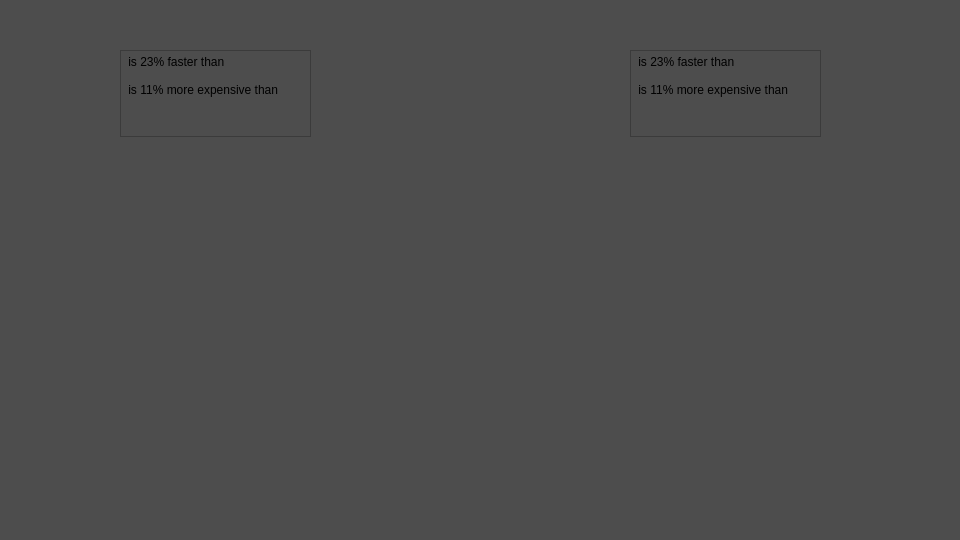
<?xml version="1.0" encoding="UTF-8"?>
<ui version="4.0">
 <class>MainWindow</class>
 <widget class="QMainWindow" name="MainWindow">
  <property name="geometry">
   <rect>
    <x>0</x>
    <y>0</y>
    <width>960</width>
    <height>540</height>
   </rect>
  </property>
  <property name="minimumSize">
   <size>
    <width>960</width>
    <height>540</height>
   </size>
  </property>
  <property name="maximumSize">
   <size>
    <width>960</width>
    <height>540</height>
   </size>
  </property>
  <property name="windowTitle">
   <string>MainWindow</string>
  </property>
  <property name="styleSheet">
   <string notr="true">background-color: rgb(77, 77, 77);</string>
  </property>
  <widget class="QWidget" name="centralwidget">
   <widget class="QPlainTextEdit" name="plainTextEdit">
    <property name="geometry">
     <rect>
      <x>120</x>
      <y>50</y>
      <width>191</width>
      <height>87</height>
     </rect>
    </property>
    <property name="frameShadow">
     <enum>QFrame::Plain</enum>
    </property>
    <property name="plainText">
     <string>&lt;CPU NAME&gt; is 23% faster than &lt;CPU NAME&gt;

&lt;CPU NAME&gt; is 11% more expensive than  &lt;CPU NAME&gt;</string>
    </property>
   </widget>
   <widget class="QPlainTextEdit" name="plainTextEdit_2">
    <property name="geometry">
     <rect>
      <x>630</x>
      <y>50</y>
      <width>191</width>
      <height>87</height>
     </rect>
    </property>
    <property name="frameShadow">
     <enum>QFrame::Plain</enum>
    </property>
    <property name="plainText">
     <string>&lt;CPU NAME&gt; is 23% faster than &lt;CPU NAME&gt;

&lt;CPU NAME&gt; is 11% more expensive than  &lt;CPU NAME&gt;</string>
    </property>
   </widget>
   <widget class="QLabel" name="label">
    <property name="geometry">
     <rect>
      <x>110</x>
      <y>200</y>
      <width>201</width>
      <height>251</height>
     </rect>
    </property>
    <property name="text">
     <string/>
    </property>
    <property name="pixmap">
     <pixmap>images/ryzen53600.jpg</pixmap>
    </property>
   </widget>
   <widget class="QLabel" name="label_2">
    <property name="geometry">
     <rect>
      <x>630</x>
      <y>225</y>
      <width>211</width>
      <height>231</height>
     </rect>
    </property>
    <property name="text">
     <string/>
    </property>
    <property name="pixmap">
     <pixmap>images/i77700k.jpg</pixmap>
    </property>
   </widget>
  </widget>
  <widget class="QMenuBar" name="menubar">
   <property name="geometry">
    <rect>
     <x>0</x>
     <y>0</y>
     <width>960</width>
     <height>26</height>
    </rect>
   </property>
  </widget>
 </widget>
 <resources/>
 <connections/>
</ui>
